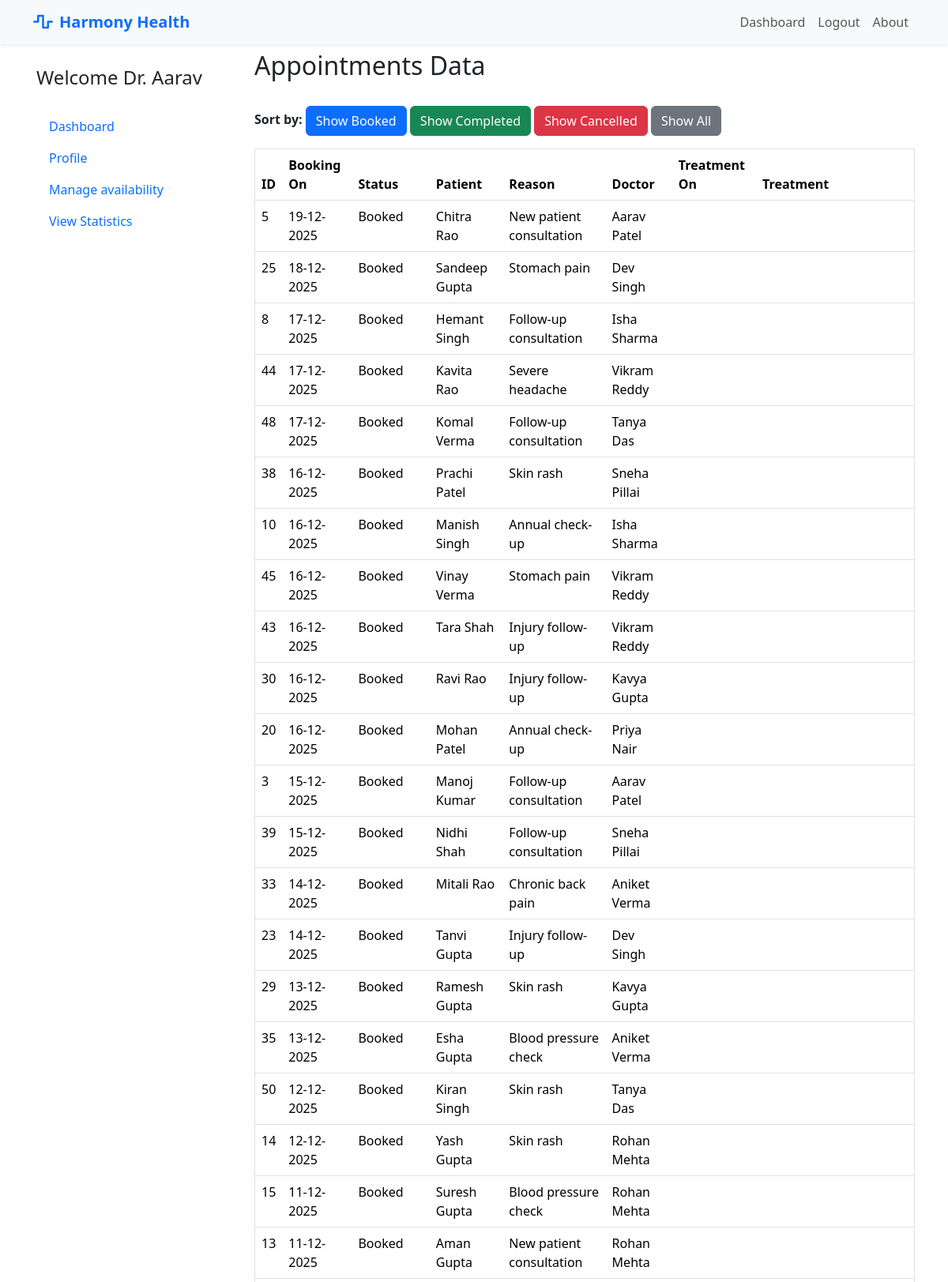
The app's page /admin/view_appointments (signed in, upper part) with its own data.
### models.py (models this page shows, shortened)
class User(UserMixin, db.Model):
    __tablename__ = 'users'
    id = db.Column(db.Integer, primary_key=True)
    email = db.Column(db.String(150), unique=True, nullable=False)
    password = db.Column(db.String(200), nullable=False)
    first_name = db.Column(db.String(100), nullable=False)
    last_name = db.Column(db.String(100), nullable=False)
    created_at = db.Column(db.DateTime, default=datetime.utcnow)
    role = db.Column(db.String(20), nullable=False)
    contact_number = db.Column(db.String(100), nullable=True)
    gender = db.Column(db.String(10), nullable=True)
    dob = db.Column(db.Date, nullable=True)
    address = db.Column(db.String(255), nullable=True)
    patient_appointments = db.relationship('Appointment', foreign_keys='Appointment.patient_id', back_populates='patient', lazy=True)
    qualification = db.Column(db.String(200))
    specialization_id = db.Column(db.Integer, db.ForeignKey('departments.id'), nullable=True)
    specialization = db.relationship('Department', back_populates='doctors')
    doctor_appointments = db.relationship('Appointment', foreign_keys='Appointment.doctor_id', back_populates='doctor', lazy=True)

class Appointment(db.Model):
    __tablename__ = 'appointments'
    id = db.Column(db.Integer, primary_key=True)
    patient_id = db.Column(db.Integer, db.ForeignKey('users.id'), nullable=False)
    patient = db.relationship('User', foreign_keys=[patient_id], back_populates='patient_appointments')
    appointment_datetime = db.Column(db.DateTime, nullable=False)
    reason = db.Column(db.Text)
    status = db.Column(db.String(20), nullable=False, default='Booked')
    created_at = db.Column(db.DateTime, default=datetime.utcnow)
    doctor_id = db.Column(db.Integer, db.ForeignKey('users.id'), nullable=False)
    doctor = db.relationship('User', foreign_keys=[doctor_id], back_populates='doctor_appointments')
    treatment = db.relationship('Treatment', back_populates='appointment', uselist=False, cascade='all, delete-orphan')

### routes/admin.py (the view)
@admin.route('/view_appointments')
@login_required
def view_appointments():
    check_user_role('admin')
    sort_by = request.args.get('sort', '').lower()
    query = Appointment.query
    if sort_by == 'booked':
        query = query.filter_by(status='Booked')
    elif sort_by == 'completed':
        query = query.filter_by(status='Completed')
    elif sort_by == 'cancelled':
        query = query.filter_by(status='Cancelled')
    appointments = query.order_by(
        Appointment.appointment_datetime.desc()).all()
    return render_template('admin/appointment/appointments.html',
                           appointments=appointments,
                           current_sort=sort_by)

### app.py (called while the page is built)
def create_app():
    app = Flask(__name__)
    app.secret_key = 'app_secret_key'
    app.config['SQLALCHEMY_DATABASE_URI'] = 'sqlite:///hospital.db'
    db.init_app(app)
    bcrypt.init_app(app)
    login_manager.init_app(app)
    login_manager.login_view = 'auth.login'
    @login_manager.user_loader
    def load_user(user_id):
        return User.query.get(int(user_id))
    app.register_blueprint(auth, url_prefix='/auth')
    app.register_blueprint(admin, url_prefix='/admin')
    app.register_blueprint(doctor, url_prefix='/doctor')
    app.register_blueprint(patient, url_prefix='/patient')
    app.register_blueprint(api_bp, url_prefix='/api')
    with app.app_context():
        db.create_all()
        print('Database Created Successfully !!')
    return app

### routes/auth.py (called while the page is built)
def check_user_role(role):
    if current_user.role not in role:
        flash(f'You must be an {role} to view this page.')
        return redirect(url_for('auth.login'))

### templates/admin/appointment/appointments.html (shortened to what this page needs)
{% extends "base.html" %}
{% block main %}
<h2>Appointments Data</h2><br>
<div class="mb-3">
    <b>Sort by:</b>
    <a href="{{ url_for('admin.view_appointments', sort='booked') }}" class="btn btn-primary">Show Booked</a>
    <a href="{{ url_for('admin.view_appointments', sort='completed') }}" class="btn btn-success">Show Completed</a>
    <a href="{{ url_for('admin.view_appointments', sort='cancelled') }}" class="btn btn-danger">Show Cancelled</a>
    <a href="{{ url_for('admin.view_appointments') }}" class="btn btn-secondary">Show All</a>
</div>
<table border="solid" class="table">
    <thead>
        <tr>
            <th>ID</th>
            <th>Booking On</th>
            <th>Status</th>
            <th>Patient</th>
            <th>Reason</th>
            <th>Doctor</th>
            <th>Treatment On</th>
            <th>Treatment</th>
        </tr>
    </thead>
    <tbody>
        {% for appointment in appointments %}
        <tr>
            <td>{{ appointment.id }} </td>
            <td>{{ appointment.appointment_datetime.strftime('%d-%m-%Y') }}</td>
            <td>{{ appointment.status }}</td>
            <td>{{ appointment.patient.first_name }} {{ appointment.patient.last_name }} </td>
            <td>{{ appointment.reason }}</td>
            <td>{{ appointment.doctor.first_name }} {{ appointment.doctor.last_name }} </td>
            <td>
            </td>
            <td>{{ appointment.treatment.prescription }}</td>
        </tr>
        {% endfor %}
    </tbody>
</table>
{% endblock %}

### templates/base.html (shortened to what this page needs)
<!DOCTYPE html>
<html lang="en">
<head>
    <link href="https://cdn.jsdelivr.net/npm/bootstrap@5.3.3/dist/css/bootstrap.min.css" rel="stylesheet"
        xintegrity="sha384-QWTKZyjpPEjISv5WaRU9OFeRpok6YctnYmDr5pNlyT2bRjXh0JMhjY6hW+ALEwIH">
    <link rel="stylesheet" href="https://cdnjs.cloudflare.com/ajax/libs/font-awesome/6.5.1/css/all.min.css">
</head>
<body class="container-sm">
    <header>
        <nav class="navbar navbar-expand-lg bg-light fixed-top shadow-sm" id="mainNavbar">
            <div class="container">
                <a class="navbar-brand text-primary fw-bold" href="{{url_for('landing_page')}}">
                    <i class="fas fa-wave-square me-2"></i>Harmony Health
                </a>
                <div class="collapse navbar-collapse" id="navbarNav">
                    <ul class="navbar-nav ms-auto">
                        {% if current_user.is_authenticated %}
                        <li class="nav-item"><a href="{{url_for( current_user.role +'.dashboard')}}" class="nav-link "
                                aria-current="page">Dashboard</a></li>
                        {% else %}
                        <li class="nav-item"><a href="{{url_for( 'landing_page')}}" class="nav-link "
                                aria-current="page">Home</a></li>
                        {% endif %}
                        {% if not current_user.is_authenticated %}
                        <li class="nav-item"><a href="{{ url_for('auth.register') }}" class="nav-link">Register</a></li>
                        <li class="nav-item"><a href="{{ url_for('auth.login') }}" class="nav-link">Login</a></li>
                        {% else %}
                        <li class="nav-item"><a href="{{ url_for('auth.logout') }}" class="nav-link">Logout</a></li>
                        {% endif %}
                        <li class="nav-item"><a href="#" class="nav-link">About</a></li>
                    </ul>
                </div>
            </div>
        </nav>
    </header>
    <div class="row md-2 mt-5 pt-3">
        <div class="d-flex flex-column flex-shrink-0 p-3  min-vh-100" style="width: 280px;">
            {% if current_user.is_authenticated %}
            {% if current_user.role =='doctor' %}
            <span class="fs-4 ">Welcome Dr. {{ current_user.first_name }}</span>
            <br>
            <ul class="nav nav-pills flex-column mb-auto">
                <li> <a href="{{url_for('doctor.dashboard')}}" class="nav-link ">
                        Dashboard
                    </a> </li>
                <li> <a href="{{url_for('doctor.profile')}}" class="nav-link ">
                        Profile
                    </a> </li>
                <li class="nav-item"> <a href="{{ url_for('doctor.availability') }}" class="nav-link "
                        aria-current="page">
                        Manage availability
                    </a> </li>
                <li> <a href="{{url_for('doctor.stats')}}" class="nav-link ">
                        View Statistics
                    </a> </li>
            </ul>
            {% endif %}
            {% endif %}
        </div>
        <div class="col">
            {% block main %}
            {% endblock %}
        </div>
    </div>
</body>
</html>

### records on screen
User: first_name "Aarav"
Appointment: id "5", appointment_datetime "19-12-2025", status "Booked", patient.first_name "Chitra", patient.last_name "Rao", reason "New patient consultation", doctor.first_name "Aarav", doctor.last_name "Patel"
Appointment: id "25", appointment_datetime "18-12-2025", status "Booked", patient.first_name "Sandeep", patient.last_name "Gupta", reason "Stomach pain", doctor.first_name "Dev", doctor.last_name "Singh"
Appointment: id "8", appointment_datetime "17-12-2025", status "Booked", patient.first_name "Hemant", patient.last_name "Singh", reason "Follow-up consultation", doctor.first_name "Isha", doctor.last_name "Sharma"
Appointment: id "44", appointment_datetime "17-12-2025", status "Booked", patient.first_name "Kavita", patient.last_name "Rao", reason "Severe headache", doctor.first_name "Vikram", doctor.last_name "Reddy"
Appointment: id "48", appointment_datetime "17-12-2025", status "Booked", patient.first_name "Komal", patient.last_name "Verma", reason "Follow-up consultation", doctor.first_name "Tanya", doctor.last_name "Das"
Appointment: id "38", appointment_datetime "16-12-2025", status "Booked", patient.first_name "Prachi", patient.last_name "Patel", reason "Skin rash", doctor.first_name "Sneha", doctor.last_name "Pillai"
Appointment: id "10", appointment_datetime "16-12-2025", status "Booked", patient.first_name "Manish", patient.last_name "Singh", reason "Annual check-up", doctor.first_name "Isha", doctor.last_name "Sharma"
Appointment: id "45", appointment_datetime "16-12-2025", status "Booked", patient.first_name "Vinay", patient.last_name "Verma", reason "Stomach pain", doctor.first_name "Vikram", doctor.last_name "Reddy"
Appointment: id "43", appointment_datetime "16-12-2025", status "Booked", patient.first_name "Tara", patient.last_name "Shah", reason "Injury follow-up", doctor.first_name "Vikram", doctor.last_name "Reddy"
Appointment: id "30", appointment_datetime "16-12-2025", status "Booked", patient.first_name "Ravi", patient.last_name "Rao", reason "Injury follow-up", doctor.first_name "Kavya", doctor.last_name "Gupta"
Appointment: id "20", appointment_datetime "16-12-2025", status "Booked", patient.first_name "Mohan", patient.last_name "Patel", reason "Annual check-up", doctor.first_name "Priya", doctor.last_name "Nair"
Appointment: id "3", appointment_datetime "15-12-2025", status "Booked", patient.first_name "Manoj", patient.last_name "Kumar", reason "Follow-up consultation", doctor.first_name "Aarav", doctor.last_name "Patel"
Appointment: id "39", appointment_datetime "15-12-2025", status "Booked", patient.first_name "Nidhi", patient.last_name "Shah", reason "Follow-up consultation", doctor.first_name "Sneha", doctor.last_name "Pillai"
Appointment: id "33", appointment_datetime "14-12-2025", status "Booked", patient.first_name "Mitali", patient.last_name "Rao", reason "Chronic back pain", doctor.first_name "Aniket", doctor.last_name "Verma"
Appointment: id "23", appointment_datetime "14-12-2025", status "Booked", patient.first_name "Tanvi", patient.last_name "Gupta", reason "Injury follow-up", doctor.first_name "Dev", doctor.last_name "Singh"
Appointment: id "29", appointment_datetime "13-12-2025", status "Booked", patient.first_name "Ramesh", patient.last_name "Gupta", reason "Skin rash", doctor.first_name "Kavya", doctor.last_name "Gupta"
Appointment: id "35", appointment_datetime "13-12-2025", status "Booked", patient.first_name "Esha", patient.last_name "Gupta", reason "Blood pressure check", doctor.first_name "Aniket", doctor.last_name "Verma"
Appointment: id "50", appointment_datetime "12-12-2025", status "Booked", patient.first_name "Kiran", patient.last_name "Singh", reason "Skin rash", doctor.first_name "Tanya", doctor.last_name "Das"
Appointment: id "14", appointment_datetime "12-12-2025", status "Booked", patient.first_name "Yash", patient.last_name "Gupta", reason "Skin rash", doctor.first_name "Rohan", doctor.last_name "Mehta"
Appointment: id "15", appointment_datetime "11-12-2025", status "Booked", patient.first_name "Suresh", patient.last_name "Gupta", reason "Blood pressure check", doctor.first_name "Rohan", doctor.last_name "Mehta"
Appointment: id "13", appointment_datetime "11-12-2025", status "Booked", patient.first_name "Aman", patient.last_name "Gupta", reason "New patient consultation", doctor.first_name "Rohan", doctor.last_name "Mehta"
